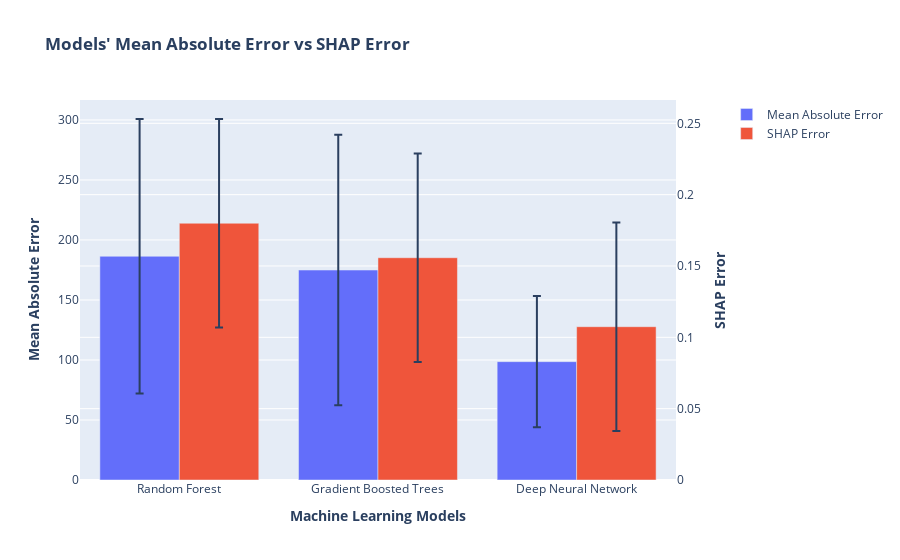

The code cell stored with this chart in its notebook:
### Code cell
# Create figure with secondary y-axis
model = ['Random Forest', 'Gradient Boosted Trees', 'Deep Neural Network']
all_sv_mean = [all_median[6], all_median[7], all_median[8]]
all_sv_std = [all_std[8], all_std[8], all_std[8]]
fig = make_subplots(specs=[[{"secondary_y": True}]])
# Add traces
fig.add_trace(
    go.Bar(x=model, y=all_mae_mean, name="Mean Absolute Error", offsetgroup= "1",
           error_y=dict(type='data', array=all_mae_std)),
    secondary_y=False,
)

fig.add_trace(
    go.Bar(x=model, y=all_sv_mean, name="SHAP Error", offsetgroup= "2",
           error_y=dict(type='data', array=all_sv_std)),
    secondary_y=True,
)

# Add figure title
fig.update_layout(
    title_text="<b>Models' Mean Absolute Error vs SHAP Error</b>",
    barmode='group'
)
# fig.update_traces(texttemplate='%{text:.2s}', textposition='auto')
# fig.update_layout(uniformtext_minsize=8, uniformtext_mode='hide')


# Set x-axis title
fig.update_xaxes(title_text="<b>Machine Learning Models</b>")

# Set y-axes titles
fig.update_yaxes(title_text="<b>Mean Absolute Error</b>", secondary_y=False)
fig.update_yaxes(title_text="<b>SHAP Error</b>", secondary_y=True)


fig.show()

### Figure 1 — Plotly figure (JSON) as saved in the notebook; plotly's stock layout.template omitted (floating-point values rounded to 4 significant figures)
{"data": [{"error_y": {"array": [114.4, 112.7, 54.6], "type": "data"}, "name": "Mean Absolute Error", "offsetgroup": "1", "type": "bar", "x": ["Random Forest", "Gradient Boosted Trees", "Deep Neural Network"], "xaxis": "x", "y": [186.4, 174.9, 98.6], "yaxis": "y"}, {"error_y": {"array": [0.07307, 0.07307, 0.07307], "type": "data"}, "name": "SHAP Error", "offsetgroup": "2", "type": "bar", "x": ["Random Forest", "Gradient Boosted Trees", "Deep Neural Network"], "xaxis": "x", "y": [0.18, 0.1558, 0.1074], "yaxis": "y2"}], "layout": {"barmode": "group", "title": {"text": "<b>Models' Mean Absolute Error vs SHAP Error</b>"}, "xaxis": {"anchor": "y", "domain": [0, 0.94], "title": {"text": "<b>Machine Learning Models</b>"}}, "yaxis": {"anchor": "x", "domain": [0, 1], "title": {"text": "<b>Mean Absolute Error</b>"}}, "yaxis2": {"anchor": "x", "overlaying": "y", "side": "right", "title": {"text": "<b>SHAP Error</b>"}}}}
